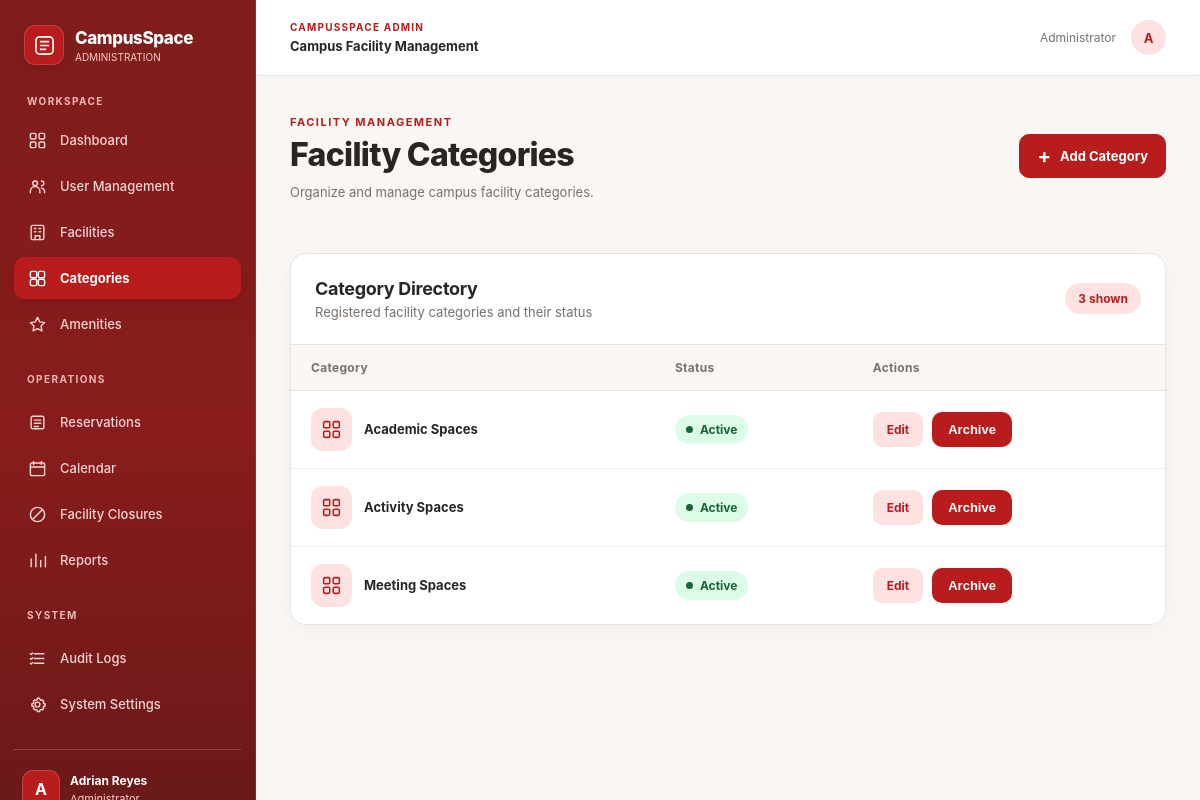
/manage/categories/ (signed in), run on the app's committed database.
### Reservation/models.py (models this page shows, shortened)
class User(AbstractUser):
    ROLE_CHOICES = [
        ('BASIC_USER', 'Basic User'),
        ('ADMIN', 'Admin'),
    ]
    role = models.CharField(
        max_length=10,
        choices=ROLE_CHOICES,
        default='BASIC_USER'
    )
    department = models.CharField(
        max_length=100,
        blank=True
    )
    contact_number = models.CharField(
        max_length=20,
        blank=True
    )
    objects = UserManager()

class FacilityCategory(models.Model):
    name = models.CharField(
        max_length=100,
        unique=True
    )
    is_active = models.BooleanField(
        default=True
    )

### Reservation/views.py (the view)
@admin_required
def category_list(request):
    categories = FacilityCategory.objects.order_by(
        'name'
    )
    return render(
        request,
        'Reservation/admin/facilities/CategoryList.html',
        {
            'categories': categories
        }
    )

### templates/Reservation/admin/facilities/CategoryList.html (shortened to what this page needs)
{% extends 'Reservation/admin/AdminBase.html' %}
{% block content %}
<div class="master-data-page">
    <div class="master-data-header">
        <div>
            <span class="page-eyebrow">FACILITY MANAGEMENT</span>
            <h1>Facility Categories</h1>
            <p>Organize and manage campus facility categories.</p>
        </div>
        <a href="{% url 'category_create' %}"
           class="master-add-button">
            <span aria-hidden="true">+</span>
            Add Category
        </a>
    </div>
    <section class="master-table-card">
        <div class="master-table-heading">
            <div>
                <h2>Category Directory</h2>
                <p>Registered facility categories and their status</p>
            </div>
            <span class="management-count">
                {{ categories|length }} shown
            </span>
        </div>
        {% if categories %}
            <div class="master-table-scroll">
                <table class="master-table">
                    <thead>
                        <tr>
                            <th>Category</th>
                            <th>Status</th>
                            <th>Actions</th>
                        </tr>
                    </thead>
                    <tbody>
                        {% for category in categories %}
                            <tr>
                                <td>
                                    <div class="master-name-cell">
                                        <div class="master-item-icon"
                                             aria-hidden="true">
                                        </div>
                                        <strong>{{ category.name }}</strong>
                                    </div>
                                </td>
                                <td>
                                    {% if category.is_active %}
                                        <span class="management-status is-active">
                                            <span class="management-status-dot"></span>
                                            Active
                                        </span>
                                    {% else %}
                                        <span class="management-status is-inactive">
                                            <span class="management-status-dot"></span>
                                            Archived
                                        </span>
                                    {% endif %}
                                </td>
                                <td>
                                    <div class="master-row-actions">
                                        <a href="{% url 'category_update' category.id %}"
                                           class="master-edit-button">
                                            Edit
                                        </a>
                                        {% if category.is_active %}
                                            <button type="button"
                                                    class="master-archive-button"
                                                    data-category-name="{{ category.name }}"
                                                    data-form-id="category-archive-{{ category.id }}"
                                                    onclick="openCategoryArchive(this)">
                                                Archive
                                            </button>
                                        {% endif %}
                                    </div>
                                </td>
                            </tr>
                        {% endfor %}
                    </tbody>
                </table>
            </div>
        {% endif %}
    </section>
</div>
{% endblock %}

### templates/Reservation/admin/AdminBase.html (shortened to what this page needs)
{% load static %}
<!DOCTYPE html>
<html lang="en">
<head>
    <link rel="stylesheet" href="{% static 'Reservation/css/admin/admin.css' %}">
</head>
<body class="admin-page">
<div class="layout">
    <aside class="sidebar" id="admin-sidebar">
        <div class="sidebar-brand">
            <div class="sidebar-brand-icon">
                <svg viewBox="0 0 24 24"
                     fill="none"
                     stroke="currentColor"
                     stroke-width="1.8"
                     stroke-linecap="round"
                     stroke-linejoin="round"
                     aria-hidden="true">
                    <rect x="3" y="3" width="18" height="18" rx="4"/>
                    <path d="M8 8h8M8 12h8M8 16h5"/>
                </svg>
            </div>
            <div class="sidebar-brand-text">
                <strong>CampusSpace</strong>
                <span>ADMINISTRATION</span>
            </div>
        </div>
        <div class="sidebar-section-label">WORKSPACE</div>
        <nav class="sidebar-nav" aria-label="Admin navigation">
            <a href="{% url 'admin_dashboard' %}"
               class="nav-link {% if request.resolver_match.url_name == 'admin_dashboard' %}active{% endif %}">
                <span class="nav-icon" aria-hidden="true">
                </span>
                <span>Dashboard</span>
            </a>
            <a href="{% url 'user_management' %}"
               class="nav-link {% if request.resolver_match.url_name == 'user_management' %}active{% endif %}">
                <span class="nav-icon" aria-hidden="true">
                    <svg viewBox="0 0 24 24" fill="none"
                         stroke="currentColor" stroke-width="1.8"
                         stroke-linecap="round" stroke-linejoin="round">
                        <circle cx="9" cy="8" r="3"/>
                        <path d="M3 20v-2a6 6 0 0 1 12 0v2"/>
                        <path d="M17 5a3 3 0 0 1 0 6M17 14a5 5 0 0 1 4 5v1"/>
                    </svg>
                </span>
                <span>User Management</span>
            </a>
            <a href="{% url 'facility_list' %}"
               class="nav-link {% if request.resolver_match.url_name == 'facility_list' %}active{% endif %}">
                <span class="nav-icon" aria-hidden="true">
                    <svg viewBox="0 0 24 24" fill="none"
                         stroke="currentColor" stroke-width="1.8"
                         stroke-linecap="round" stroke-linejoin="round">
                        <rect x="4" y="3" width="16" height="18" rx="2"/>
                        <path d="M9 21v-5h6v5M8 7h2m4 0h2M8 11h2m4 0h2"/>
                    </svg>
                </span>
                <span>Facilities</span>
            </a>
            <a href="{% url 'category_list' %}"
               class="nav-link {% if request.resolver_match.url_name == 'category_list' %}active{% endif %}">
                <span class="nav-icon" aria-hidden="true">
                </span>
                <span>Categories</span>
            </a>
            <a href="{% url 'amenity_list' %}"
               class="nav-link {% if request.resolver_match.url_name == 'amenity_list' %}active{% endif %}">
                <span class="nav-icon" aria-hidden="true">
                    <svg viewBox="0 0 24 24" fill="none"
                         stroke="currentColor" stroke-width="1.8"
                         stroke-linecap="round" stroke-linejoin="round">
                        <path d="m12 3 2.8 5.7L21 9.6l-4.5 4.4 1.1 6.2L12 17.3l-5.6 2.9 1.1-6.2L3 9.6l6.2-.9L12 3Z"/>
                    </svg>
                </span>
                <span>Amenities</span>
            </a>
            <div class="sidebar-section-label sidebar-section-inner">
                OPERATIONS
            </div>
            <a href="{% url 'reservation_queue' %}"
               class="nav-link {% if request.resolver_match.url_name == 'reservation_queue' %}active{% endif %}">
                <span class="nav-icon" aria-hidden="true">
                    <svg viewBox="0 0 24 24" fill="none"
                         stroke="currentColor" stroke-width="1.8"
                         stroke-linecap="round" stroke-linejoin="round">
                        <rect x="4" y="4" width="16" height="16" rx="2"/>
                        <path d="M8 9h8M8 13h8M8 17h5"/>
                    </svg>
                </span>
                <span>Reservations</span>
            </a>
            <a href="{% url 'admin_calendar' %}"
               class="nav-link {% if request.resolver_match.url_name == 'admin_calendar' %}active{% endif %}">
                <span class="nav-icon" aria-hidden="true">
                    <svg viewBox="0 0 24 24" fill="none"
                         stroke="currentColor" stroke-width="1.8"
                         stroke-linecap="round" stroke-linejoin="round">
                        <rect x="3" y="5" width="18" height="16" rx="2"/>
                        <path d="M7 3v4M17 3v4M3 10h18"/>
                    </svg>
                </span>
                <span>Calendar</span>
            </a>
            <a href="{% url 'closure_list' %}"
               class="nav-link {% if request.resolver_match.url_name == 'closure_list' %}active{% endif %}">
                <span class="nav-icon" aria-hidden="true">
                    <svg viewBox="0 0 24 24" fill="none"
                         stroke="currentColor" stroke-width="1.8"
                         stroke-linecap="round" stroke-linejoin="round">
                        <circle cx="12" cy="12" r="9"/>
                        <path d="M6 18 18 6"/>
                    </svg>
                </span>
                <span>Facility Closures</span>
            </a>
            <a href="{% url 'reports' %}"
               class="nav-link {% if request.resolver_match.url_name == 'reports' %}active{% endif %}">
                <span class="nav-icon" aria-hidden="true">
                    <svg viewBox="0 0 24 24" fill="none"
                         stroke="currentColor" stroke-width="1.8"
                         stroke-linecap="round" stroke-linejoin="round">
                        <path d="M4 20V10M10 20V4M16 20v-8M22 20V7"/>
                    </svg>
                </span>
                <span>Reports</span>
            </a>
            <div class="sidebar-section-label sidebar-section-inner">
                SYSTEM
            </div>
            <a href="{% url 'audit_logs' %}"
               class="nav-link {% if request.resolver_match.url_name == 'audit_logs' %}active{% endif %}">
                <span class="nav-icon" aria-hidden="true">
                    <svg viewBox="0 0 24 24" fill="none"
                         stroke="currentColor" stroke-width="1.8"
                         stroke-linecap="round" stroke-linejoin="round">
                        <path d="M8 6h12M8 12h12M8 18h12"/>
                        <path d="m3 6 1 1 2-2M3 12l1 1 2-2M3 18l1 1 2-2"/>
                    </svg>
                </span>
                <span>Audit Logs</span>
            </a>
            <a href="{% url 'system_settings' %}"
               class="nav-link {% if request.resolver_match.url_name == 'system_settings' %}active{% endif %}">
                <span class="nav-icon" aria-hidden="true">
                </span>
                <span>System Settings</span>
            </a>
        </nav>
        <div class="sidebar-bottom">
            <div class="sidebar-profile">
                <div class="profile-avatar">
                    {{ request.user.first_name|default:request.user.username|slice:":1"|upper }}
                </div>
                <div class="profile-info">
                    <strong>
                        {{ request.user.get_full_name|default:request.user.username }}
                    </strong>
                    <span>Administrator</span>
                </div>
            </div>
        </div>
    </aside>
    <div class="main-shell">
        <header class="topbar">
            <div class="topbar-left">
                <div class="topbar-heading">
                    <span class="topbar-eyebrow">CAMPUSSPACE ADMIN</span>
                    <strong>Campus Facility Management</strong>
                </div>
            </div>
            <div class="topbar-right">
                <span class="topbar-role">Administrator</span>
                <div class="topbar-avatar">
                    {{ request.user.first_name|default:request.user.username|slice:":1"|upper }}
                </div>
            </div>
        </header>
        <main class="content">
            {% block content %}{% endblock %}
        </main>
    </div>
</div>
</body>
</html>

### data on the page
User: user.first_name "A", user.get_full_name "Adrian Reyes"
FacilityCategory: name "Academic Spaces", is_active True (drawn)
FacilityCategory: name "Activity Spaces", is_active True (drawn)
FacilityCategory: name "Meeting Spaces", is_active True (drawn)

### other printed values
{{ categories|length }} "3"
